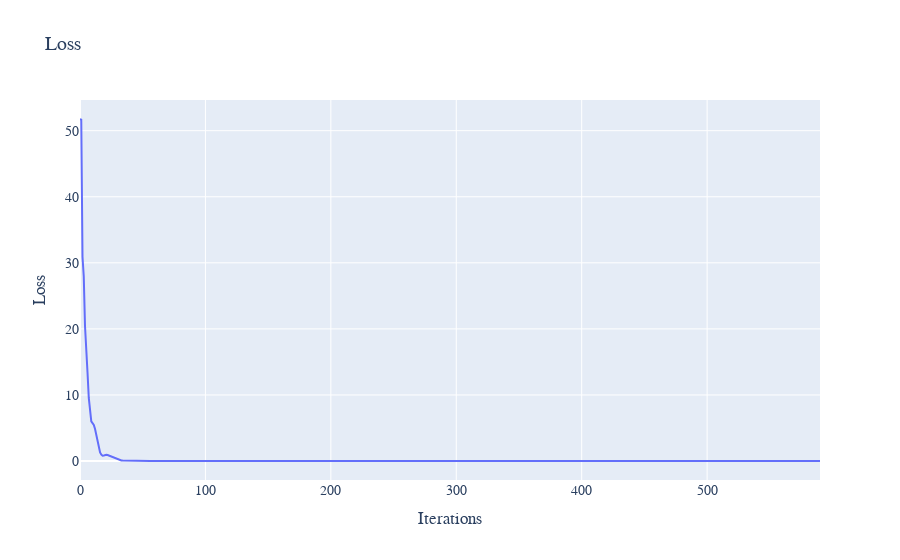

The cell this chart's notebook holds for it:
### Code cell
eq = LQG()
model = MODEL_CONFIG = {
    "hidden_dim": 128,
    "learning_rate": 1e-3,
    "loss_weights": (1, 10),
    "sampling_method": "uniform",
    "lr_decay": 0.98,
    "network_type": "RES",
    "optimiser": "Adam",
    "method": "Galerkin"
}
solver = DeepPDESolver(model, eq)
losses = list(solver.train(600))
plot_losses(losses)

### Figure 1 — Plotly figure (JSON) as saved in the notebook; plotly's stock layout.template omitted (floating-point values rounded to 4 significant figures; data arrays with more than 128 entries replaced by an {"elided": "..."} marker saying what was removed)
{"data": [{"mode": "lines", "name": "Error at x=0.1", "type": "scatter", "x": {"elided": "591 int values"}, "xaxis": "x", "y": {"elided": "591 float values"}, "yaxis": "y"}], "layout": {"font": {"family": "Courier New, monospace", "size": 14}, "title": {"text": "Loss"}, "xaxis": {"anchor": "y", "domain": [0, 1], "title": {"text": "Iterations"}}, "yaxis": {"anchor": "x", "domain": [0, 1], "title": {"text": "Loss"}}}}
